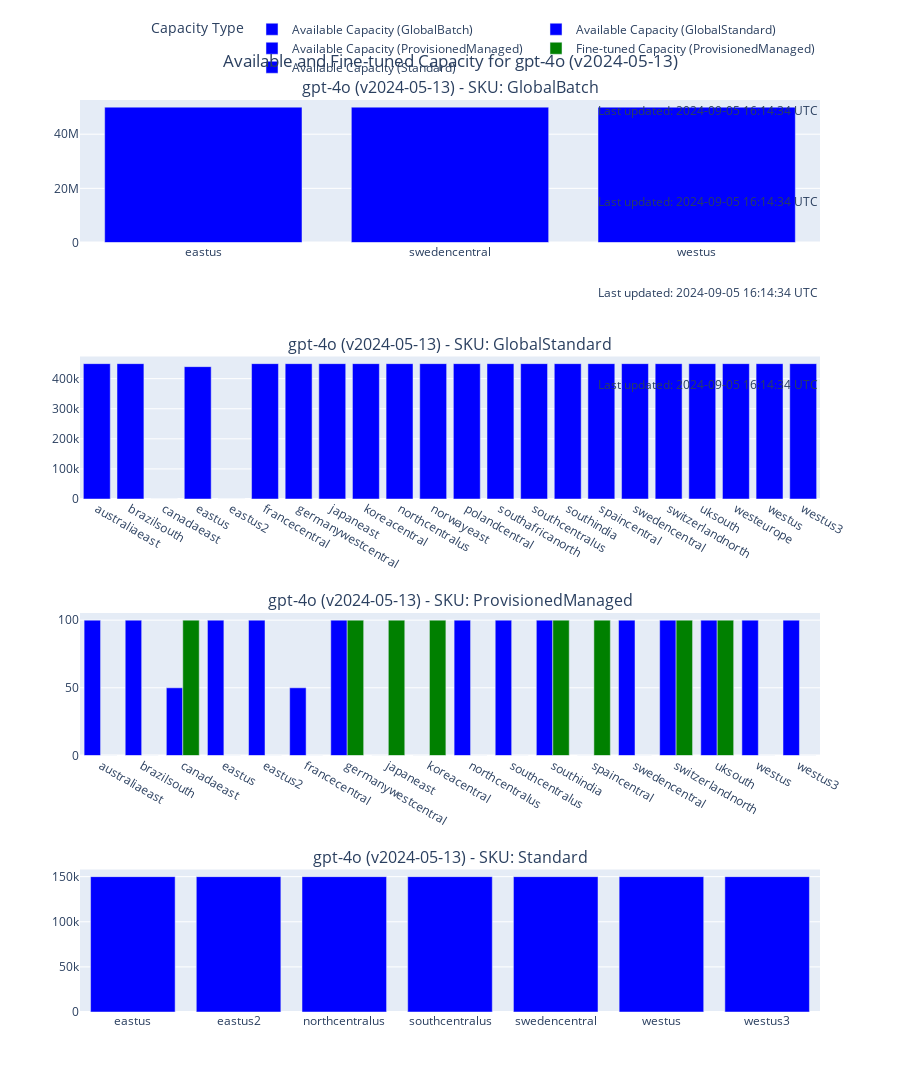
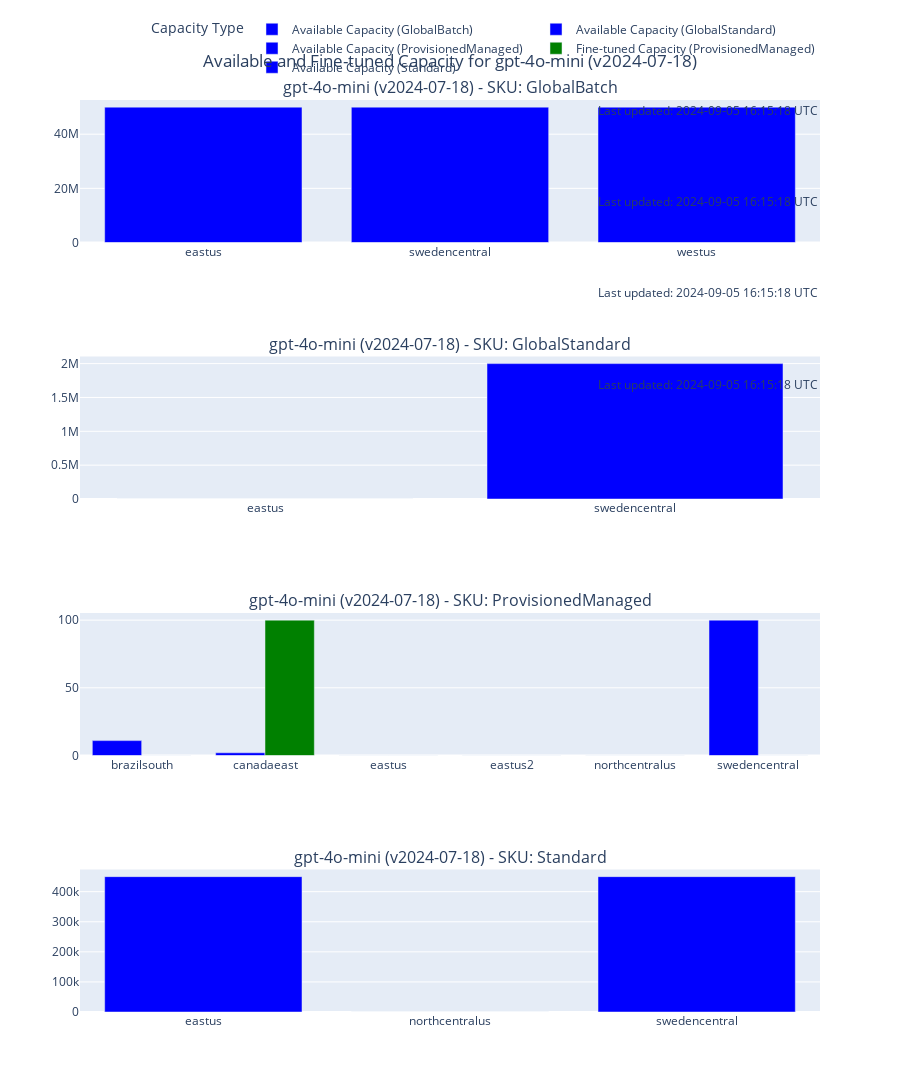
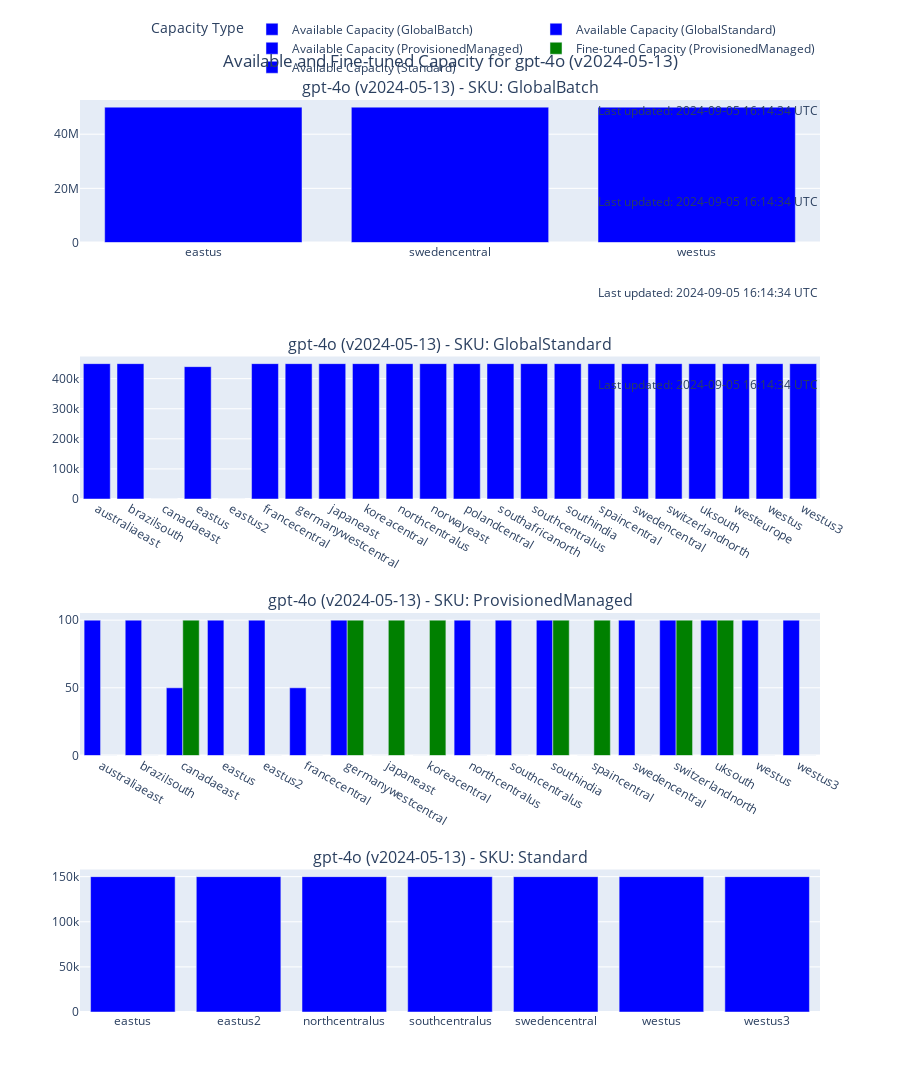
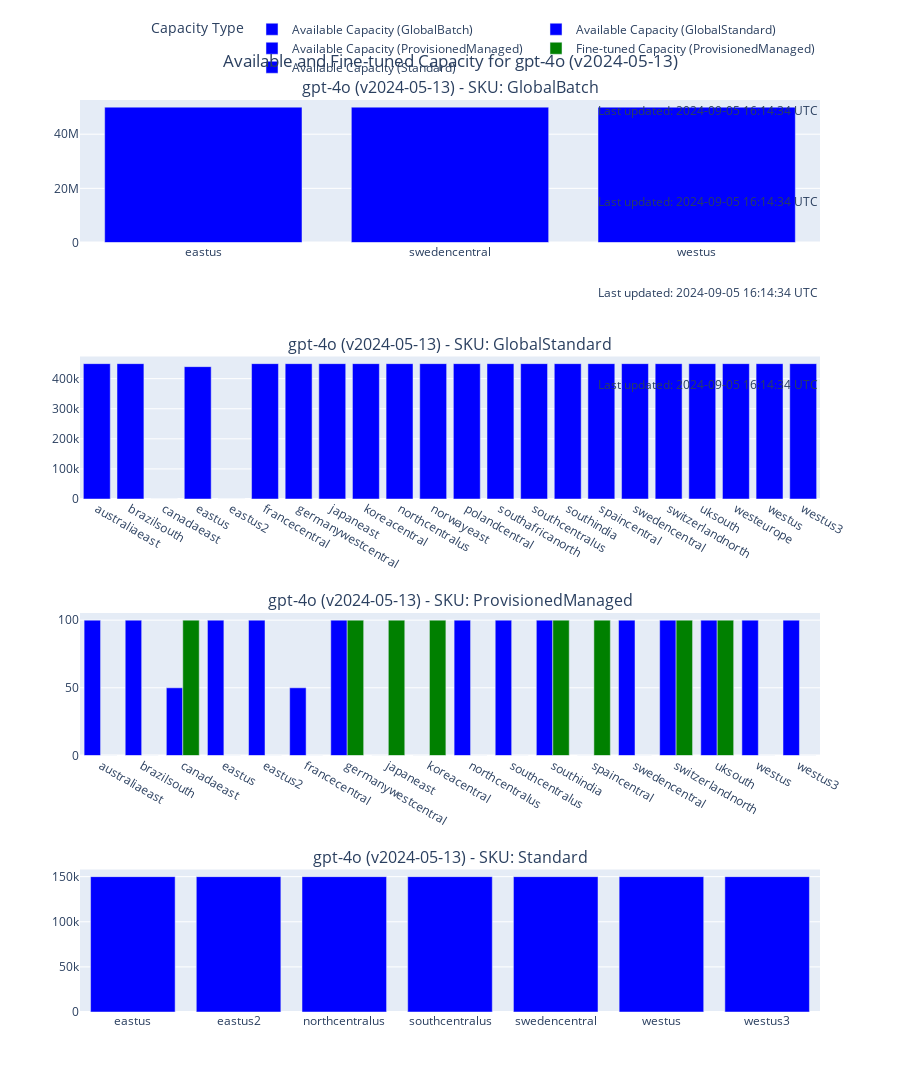

Source (notebook cell) for these figures, in order:
### Markdown cell above
## 📊 For Visual Enthusiasts - Visualize the Capacity

### Code cell
# Plot capacity
# Example 1: Plot capacity for all models and versions
aoai_capacity_checker.plot_capacity()

# Example 2: Plot capacity for a specific model
aoai_capacity_checker.plot_capacity(model_name="gpt-4o")

# Example 3: Plot capacity for a specific model and version
aoai_capacity_checker.plot_capacity(model_name="gpt-4o", model_version="2024-05-13")

### Figure 1 — Plotly figure (JSON) as saved in the notebook; plotly's stock layout.template omitted (floating-point values rounded to 4 significant figures)
{"data": [{"marker": {"color": "blue"}, "name": "Available Capacity (GlobalBatch)", "type": "bar", "x": ["eastus", "swedencentral", "westus"], "xaxis": "x", "y": [50000000, 50000000, 50000000], "yaxis": "y"}, {"marker": {"color": "blue"}, "name": "Available Capacity (GlobalStandard)", "type": "bar", "x": ["australiaeast", "brazilsouth", "canadaeast", "eastus", "eastus2", "francecentral", "germanywestcentral", "japaneast", "koreacentral", "northcentralus", "norwayeast", "polandcentral", "southafricanorth", "southcentralus", "southindia", "spaincentral", "swedencentral", "switzerlandnorth", "uksouth", "westeurope", "westus", "westus3"], "xaxis": "x2", "y": [450000, 450000, 0, 440000, 0, 450000, 450000, 450000, 450000, 450000, 450000, 450000, 450000, 450000, 450000, 450000, 450000, 450000, 450000, 450000, 450000, 450000], "yaxis": "y2"}, {"marker": {"color": "blue"}, "name": "Available Capacity (ProvisionedManaged)", "type": "bar", "x": ["australiaeast", "brazilsouth", "canadaeast", "eastus", "eastus2", "francecentral", "germanywestcentral", "japaneast", "koreacentral", "northcentralus", "southcentralus", "southindia", "spaincentral", "swedencentral", "switzerlandnorth", "uksouth", "westus", "westus3"], "xaxis": "x3", "y": [100, 100, 50, 100, 100, 50, 100, 0, 0, 100, 100, 100, 0, 100, 100, 100, 100, 100], "yaxis": "y3"}, {"marker": {"color": "green"}, "name": "Fine-tuned Capacity (ProvisionedManaged)", "type": "bar", "x": ["australiaeast", "brazilsouth", "canadaeast", "eastus", "eastus2", "francecentral", "germanywestcentral", "japaneast", "koreacentral", "northcentralus", "southcentralus", "southindia", "spaincentral", "swedencentral", "switzerlandnorth", "uksouth", "westus", "westus3"], "xaxis": "x3", "y": [0, 0, 100, 0, 0, 0, 100, 100, 100, 0, 0, 100, 100, 0, 100, 100, 0, 0], "yaxis": "y3"}, {"marker": {"color": "blue"}, "name": "Available Capacity (Standard)", "type": "bar", "x": ["eastus", "eastus2", "northcentralus", "southcentralus", "swedencentral", "westus", "westus3"], "xaxis": "x4", "y": [150000, 150000, 150000, 150000, 150000, 150000, 150000], "yaxis": "y4"}], "layout": {"annotations": [{"font": {"size": 16}, "showarrow": false, "text": "gpt-4o (v2024-05-13) - SKU: GlobalBatch", "x": 0.5, "xanchor": "center", "xref": "paper", "y": 1, "yanchor": "bottom", "yref": "paper"}, {"font": {"size": 16}, "showarrow": false, "text": "gpt-4o (v2024-05-13) - SKU: GlobalStandard", "x": 0.5, "xanchor": "center", "xref": "paper", "y": 0.7188, "yanchor": "bottom", "yref": "paper"}, {"font": {"size": 16}, "showarrow": false, "text": "gpt-4o (v2024-05-13) - SKU: ProvisionedManaged", "x": 0.5, "xanchor": "center", "xref": "paper", "y": 0.4375, "yanchor": "bottom", "yref": "paper"}, {"font": {"size": 16}, "showarrow": false, "text": "gpt-4o (v2024-05-13) - SKU: Standard", "x": 0.5, "xanchor": "center", "xref": "paper", "y": 0.1562, "yanchor": "bottom", "yref": "paper"}, {"showarrow": false, "text": "Last updated: 2024-09-05 16:14:34 UTC", "x": 1, "xref": "paper", "y": 1, "yref": "paper"}, {"showarrow": false, "text": "Last updated: 2024-09-05 16:14:34 UTC", "x": 1, "xref": "paper", "y": 0.9, "yref": "paper"}, {"showarrow": false, "text": "Last updated: 2024-09-05 16:14:34 UTC", "x": 1, "xref": "paper", "y": 0.8, "yref": "paper"}, {"showarrow": false, "text": "Last updated: 2024-09-05 16:14:34 UTC", "x": 1, "xref": "paper", "y": 0.7, "yref": "paper"}], "barmode": "group", "height": 1200, "legend": {"orientation": "h", "title": {"text": "Capacity Type"}, "x": 1, "xanchor": "right", "y": 1.02, "yanchor": "bottom"}, "title": {"text": "Available and Fine-tuned Capacity for gpt-4o (v2024-05-13)", "x": 0.5, "xanchor": "center", "y": 0.95, "yanchor": "top"}, "xaxis": {"anchor": "y", "domain": [0, 1]}, "xaxis2": {"anchor": "y2", "domain": [0, 1]}, "xaxis3": {"anchor": "y3", "domain": [0, 1]}, "xaxis4": {"anchor": "y4", "domain": [0, 1]}, "yaxis": {"anchor": "x", "domain": [0.8438, 1]}, "yaxis2": {"anchor": "x2", "domain": [0.5625, 0.7188]}, "yaxis3": {"anchor": "x3", "domain": [0.2812, 0.4375]}, "yaxis4": {"anchor": "x4", "domain": [0, 0.1562]}}}

### Figure 2 — Plotly figure (JSON) as saved in the notebook; plotly's stock layout.template omitted (floating-point values rounded to 4 significant figures)
{"data": [{"marker": {"color": "blue"}, "name": "Available Capacity (GlobalBatch)", "type": "bar", "x": ["eastus", "swedencentral", "westus"], "xaxis": "x", "y": [50000000, 50000000, 50000000], "yaxis": "y"}, {"marker": {"color": "blue"}, "name": "Available Capacity (GlobalStandard)", "type": "bar", "x": ["eastus", "swedencentral"], "xaxis": "x2", "y": [0, 2000000], "yaxis": "y2"}, {"marker": {"color": "blue"}, "name": "Available Capacity (ProvisionedManaged)", "type": "bar", "x": ["brazilsouth", "canadaeast", "eastus", "eastus2", "northcentralus", "swedencentral"], "xaxis": "x3", "y": [11, 2, 0, 0, 0, 100], "yaxis": "y3"}, {"marker": {"color": "green"}, "name": "Fine-tuned Capacity (ProvisionedManaged)", "type": "bar", "x": ["brazilsouth", "canadaeast", "eastus", "eastus2", "northcentralus", "swedencentral"], "xaxis": "x3", "y": [0, 100, 0, 0, 0, 0], "yaxis": "y3"}, {"marker": {"color": "blue"}, "name": "Available Capacity (Standard)", "type": "bar", "x": ["eastus", "northcentralus", "swedencentral"], "xaxis": "x4", "y": [450000, 0, 450000], "yaxis": "y4"}], "layout": {"annotations": [{"font": {"size": 16}, "showarrow": false, "text": "gpt-4o-mini (v2024-07-18) - SKU: GlobalBatch", "x": 0.5, "xanchor": "center", "xref": "paper", "y": 1, "yanchor": "bottom", "yref": "paper"}, {"font": {"size": 16}, "showarrow": false, "text": "gpt-4o-mini (v2024-07-18) - SKU: GlobalStandard", "x": 0.5, "xanchor": "center", "xref": "paper", "y": 0.7188, "yanchor": "bottom", "yref": "paper"}, {"font": {"size": 16}, "showarrow": false, "text": "gpt-4o-mini (v2024-07-18) - SKU: ProvisionedManaged", "x": 0.5, "xanchor": "center", "xref": "paper", "y": 0.4375, "yanchor": "bottom", "yref": "paper"}, {"font": {"size": 16}, "showarrow": false, "text": "gpt-4o-mini (v2024-07-18) - SKU: Standard", "x": 0.5, "xanchor": "center", "xref": "paper", "y": 0.1562, "yanchor": "bottom", "yref": "paper"}, {"showarrow": false, "text": "Last updated: 2024-09-05 16:15:18 UTC", "x": 1, "xref": "paper", "y": 1, "yref": "paper"}, {"showarrow": false, "text": "Last updated: 2024-09-05 16:15:18 UTC", "x": 1, "xref": "paper", "y": 0.9, "yref": "paper"}, {"showarrow": false, "text": "Last updated: 2024-09-05 16:15:18 UTC", "x": 1, "xref": "paper", "y": 0.8, "yref": "paper"}, {"showarrow": false, "text": "Last updated: 2024-09-05 16:15:18 UTC", "x": 1, "xref": "paper", "y": 0.7, "yref": "paper"}], "barmode": "group", "height": 1200, "legend": {"orientation": "h", "title": {"text": "Capacity Type"}, "x": 1, "xanchor": "right", "y": 1.02, "yanchor": "bottom"}, "title": {"text": "Available and Fine-tuned Capacity for gpt-4o-mini (v2024-07-18)", "x": 0.5, "xanchor": "center", "y": 0.95, "yanchor": "top"}, "xaxis": {"anchor": "y", "domain": [0, 1]}, "xaxis2": {"anchor": "y2", "domain": [0, 1]}, "xaxis3": {"anchor": "y3", "domain": [0, 1]}, "xaxis4": {"anchor": "y4", "domain": [0, 1]}, "yaxis": {"anchor": "x", "domain": [0.8438, 1]}, "yaxis2": {"anchor": "x2", "domain": [0.5625, 0.7188]}, "yaxis3": {"anchor": "x3", "domain": [0.2812, 0.4375]}, "yaxis4": {"anchor": "x4", "domain": [0, 0.1562]}}}

### Figure 3 — Plotly figure (JSON) as saved in the notebook; plotly's stock layout.template omitted (floating-point values rounded to 4 significant figures)
{"data": [{"marker": {"color": "blue"}, "name": "Available Capacity (GlobalBatch)", "type": "bar", "x": ["eastus", "swedencentral", "westus"], "xaxis": "x", "y": [50000000, 50000000, 50000000], "yaxis": "y"}, {"marker": {"color": "blue"}, "name": "Available Capacity (GlobalStandard)", "type": "bar", "x": ["australiaeast", "brazilsouth", "canadaeast", "eastus", "eastus2", "francecentral", "germanywestcentral", "japaneast", "koreacentral", "northcentralus", "norwayeast", "polandcentral", "southafricanorth", "southcentralus", "southindia", "spaincentral", "swedencentral", "switzerlandnorth", "uksouth", "westeurope", "westus", "westus3"], "xaxis": "x2", "y": [450000, 450000, 0, 440000, 0, 450000, 450000, 450000, 450000, 450000, 450000, 450000, 450000, 450000, 450000, 450000, 450000, 450000, 450000, 450000, 450000, 450000], "yaxis": "y2"}, {"marker": {"color": "blue"}, "name": "Available Capacity (ProvisionedManaged)", "type": "bar", "x": ["australiaeast", "brazilsouth", "canadaeast", "eastus", "eastus2", "francecentral", "germanywestcentral", "japaneast", "koreacentral", "northcentralus", "southcentralus", "southindia", "spaincentral", "swedencentral", "switzerlandnorth", "uksouth", "westus", "westus3"], "xaxis": "x3", "y": [100, 100, 50, 100, 100, 50, 100, 0, 0, 100, 100, 100, 0, 100, 100, 100, 100, 100], "yaxis": "y3"}, {"marker": {"color": "green"}, "name": "Fine-tuned Capacity (ProvisionedManaged)", "type": "bar", "x": ["australiaeast", "brazilsouth", "canadaeast", "eastus", "eastus2", "francecentral", "germanywestcentral", "japaneast", "koreacentral", "northcentralus", "southcentralus", "southindia", "spaincentral", "swedencentral", "switzerlandnorth", "uksouth", "westus", "westus3"], "xaxis": "x3", "y": [0, 0, 100, 0, 0, 0, 100, 100, 100, 0, 0, 100, 100, 0, 100, 100, 0, 0], "yaxis": "y3"}, {"marker": {"color": "blue"}, "name": "Available Capacity (Standard)", "type": "bar", "x": ["eastus", "eastus2", "northcentralus", "southcentralus", "swedencentral", "westus", "westus3"], "xaxis": "x4", "y": [150000, 150000, 150000, 150000, 150000, 150000, 150000], "yaxis": "y4"}], "layout": {"annotations": [{"font": {"size": 16}, "showarrow": false, "text": "gpt-4o (v2024-05-13) - SKU: GlobalBatch", "x": 0.5, "xanchor": "center", "xref": "paper", "y": 1, "yanchor": "bottom", "yref": "paper"}, {"font": {"size": 16}, "showarrow": false, "text": "gpt-4o (v2024-05-13) - SKU: GlobalStandard", "x": 0.5, "xanchor": "center", "xref": "paper", "y": 0.7188, "yanchor": "bottom", "yref": "paper"}, {"font": {"size": 16}, "showarrow": false, "text": "gpt-4o (v2024-05-13) - SKU: ProvisionedManaged", "x": 0.5, "xanchor": "center", "xref": "paper", "y": 0.4375, "yanchor": "bottom", "yref": "paper"}, {"font": {"size": 16}, "showarrow": false, "text": "gpt-4o (v2024-05-13) - SKU: Standard", "x": 0.5, "xanchor": "center", "xref": "paper", "y": 0.1562, "yanchor": "bottom", "yref": "paper"}, {"showarrow": false, "text": "Last updated: 2024-09-05 16:14:34 UTC", "x": 1, "xref": "paper", "y": 1, "yref": "paper"}, {"showarrow": false, "text": "Last updated: 2024-09-05 16:14:34 UTC", "x": 1, "xref": "paper", "y": 0.9, "yref": "paper"}, {"showarrow": false, "text": "Last updated: 2024-09-05 16:14:34 UTC", "x": 1, "xref": "paper", "y": 0.8, "yref": "paper"}, {"showarrow": false, "text": "Last updated: 2024-09-05 16:14:34 UTC", "x": 1, "xref": "paper", "y": 0.7, "yref": "paper"}], "barmode": "group", "height": 1200, "legend": {"orientation": "h", "title": {"text": "Capacity Type"}, "x": 1, "xanchor": "right", "y": 1.02, "yanchor": "bottom"}, "title": {"text": "Available and Fine-tuned Capacity for gpt-4o (v2024-05-13)", "x": 0.5, "xanchor": "center", "y": 0.95, "yanchor": "top"}, "xaxis": {"anchor": "y", "domain": [0, 1]}, "xaxis2": {"anchor": "y2", "domain": [0, 1]}, "xaxis3": {"anchor": "y3", "domain": [0, 1]}, "xaxis4": {"anchor": "y4", "domain": [0, 1]}, "yaxis": {"anchor": "x", "domain": [0.8438, 1]}, "yaxis2": {"anchor": "x2", "domain": [0.5625, 0.7188]}, "yaxis3": {"anchor": "x3", "domain": [0.2812, 0.4375]}, "yaxis4": {"anchor": "x4", "domain": [0, 0.1562]}}}

### Figure 4 — Plotly figure (JSON) as saved in the notebook; plotly's stock layout.template omitted (floating-point values rounded to 4 significant figures)
{"data": [{"marker": {"color": "blue"}, "name": "Available Capacity (GlobalBatch)", "type": "bar", "x": ["eastus", "swedencentral", "westus"], "xaxis": "x", "y": [50000000, 50000000, 50000000], "yaxis": "y"}, {"marker": {"color": "blue"}, "name": "Available Capacity (GlobalStandard)", "type": "bar", "x": ["australiaeast", "brazilsouth", "canadaeast", "eastus", "eastus2", "francecentral", "germanywestcentral", "japaneast", "koreacentral", "northcentralus", "norwayeast", "polandcentral", "southafricanorth", "southcentralus", "southindia", "spaincentral", "swedencentral", "switzerlandnorth", "uksouth", "westeurope", "westus", "westus3"], "xaxis": "x2", "y": [450000, 450000, 0, 440000, 0, 450000, 450000, 450000, 450000, 450000, 450000, 450000, 450000, 450000, 450000, 450000, 450000, 450000, 450000, 450000, 450000, 450000], "yaxis": "y2"}, {"marker": {"color": "blue"}, "name": "Available Capacity (ProvisionedManaged)", "type": "bar", "x": ["australiaeast", "brazilsouth", "canadaeast", "eastus", "eastus2", "francecentral", "germanywestcentral", "japaneast", "koreacentral", "northcentralus", "southcentralus", "southindia", "spaincentral", "swedencentral", "switzerlandnorth", "uksouth", "westus", "westus3"], "xaxis": "x3", "y": [100, 100, 50, 100, 100, 50, 100, 0, 0, 100, 100, 100, 0, 100, 100, 100, 100, 100], "yaxis": "y3"}, {"marker": {"color": "green"}, "name": "Fine-tuned Capacity (ProvisionedManaged)", "type": "bar", "x": ["australiaeast", "brazilsouth", "canadaeast", "eastus", "eastus2", "francecentral", "germanywestcentral", "japaneast", "koreacentral", "northcentralus", "southcentralus", "southindia", "spaincentral", "swedencentral", "switzerlandnorth", "uksouth", "westus", "westus3"], "xaxis": "x3", "y": [0, 0, 100, 0, 0, 0, 100, 100, 100, 0, 0, 100, 100, 0, 100, 100, 0, 0], "yaxis": "y3"}, {"marker": {"color": "blue"}, "name": "Available Capacity (Standard)", "type": "bar", "x": ["eastus", "eastus2", "northcentralus", "southcentralus", "swedencentral", "westus", "westus3"], "xaxis": "x4", "y": [150000, 150000, 150000, 150000, 150000, 150000, 150000], "yaxis": "y4"}], "layout": {"annotations": [{"font": {"size": 16}, "showarrow": false, "text": "gpt-4o (v2024-05-13) - SKU: GlobalBatch", "x": 0.5, "xanchor": "center", "xref": "paper", "y": 1, "yanchor": "bottom", "yref": "paper"}, {"font": {"size": 16}, "showarrow": false, "text": "gpt-4o (v2024-05-13) - SKU: GlobalStandard", "x": 0.5, "xanchor": "center", "xref": "paper", "y": 0.7188, "yanchor": "bottom", "yref": "paper"}, {"font": {"size": 16}, "showarrow": false, "text": "gpt-4o (v2024-05-13) - SKU: ProvisionedManaged", "x": 0.5, "xanchor": "center", "xref": "paper", "y": 0.4375, "yanchor": "bottom", "yref": "paper"}, {"font": {"size": 16}, "showarrow": false, "text": "gpt-4o (v2024-05-13) - SKU: Standard", "x": 0.5, "xanchor": "center", "xref": "paper", "y": 0.1562, "yanchor": "bottom", "yref": "paper"}, {"showarrow": false, "text": "Last updated: 2024-09-05 16:14:34 UTC", "x": 1, "xref": "paper", "y": 1, "yref": "paper"}, {"showarrow": false, "text": "Last updated: 2024-09-05 16:14:34 UTC", "x": 1, "xref": "paper", "y": 0.9, "yref": "paper"}, {"showarrow": false, "text": "Last updated: 2024-09-05 16:14:34 UTC", "x": 1, "xref": "paper", "y": 0.8, "yref": "paper"}, {"showarrow": false, "text": "Last updated: 2024-09-05 16:14:34 UTC", "x": 1, "xref": "paper", "y": 0.7, "yref": "paper"}], "barmode": "group", "height": 1200, "legend": {"orientation": "h", "title": {"text": "Capacity Type"}, "x": 1, "xanchor": "right", "y": 1.02, "yanchor": "bottom"}, "title": {"text": "Available and Fine-tuned Capacity for gpt-4o (v2024-05-13)", "x": 0.5, "xanchor": "center", "y": 0.95, "yanchor": "top"}, "xaxis": {"anchor": "y", "domain": [0, 1]}, "xaxis2": {"anchor": "y2", "domain": [0, 1]}, "xaxis3": {"anchor": "y3", "domain": [0, 1]}, "xaxis4": {"anchor": "y4", "domain": [0, 1]}, "yaxis": {"anchor": "x", "domain": [0.8438, 1]}, "yaxis2": {"anchor": "x2", "domain": [0.5625, 0.7188]}, "yaxis3": {"anchor": "x3", "domain": [0.2812, 0.4375]}, "yaxis4": {"anchor": "x4", "domain": [0, 0.1562]}}}
